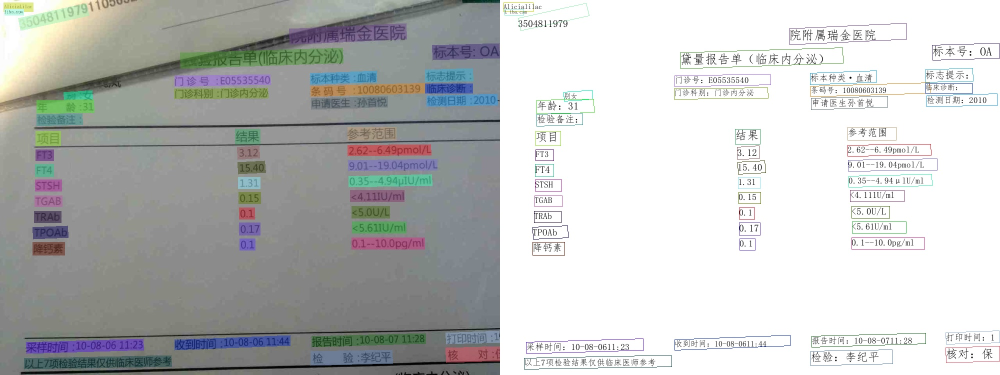
#> input picture PaddleOCR/deploy/Jetson/images/00057937.jpg, 2000 x 750 px (shown at 1/2 size)
$ python -i abinet_aug.py   (imports and definitions only)   (older library calls are emulated)
#> lines starting #> are read from the running program, lines starting #| are printed output that depends on the picture
#> further down, picture is the input picture: shape (750, 2000, 3); mean B, G, R 192.1, 193.2, 191.6
# copyright (c) 2020 PaddlePaddle Authors. All Rights Reserve.
#
# Licensed under the Apache License, Version 2.0 (the "License");
# you may not use this file except in compliance with the License.
# You may obtain a copy of the License at
#
#    http://www.apache.org/licenses/LICENSE-2.0
#
# Unless required by applicable law or agreed to in writing, software
# distributed under the License is distributed on an "AS IS" BASIS,
# WITHOUT WARRANTIES OR CONDITIONS OF ANY KIND, either express or implied.
# See the License for the specific language governing permissions and
# limitations under the License.
"""
This code is refer from:
https://github.com/FangShancheng/ABINet/blob/main/transforms.py
"""
import math
import numbers
import random

import cv2
import numpy as np
from paddle.vision.transforms import Compose, ColorJitter


def sample_asym(magnitude, size=None):
    return np.random.beta(1, 4, size) * magnitude


def sample_sym(magnitude, size=None):
    return (np.random.beta(4, 4, size=size) - 0.5) * 2 * magnitude


def sample_uniform(low, high, size=None):
    return np.random.uniform(low, high, size=size)


def get_interpolation(type='random'):
    if type == 'random':
        choice = [
            cv2.INTER_NEAREST, cv2.INTER_LINEAR, cv2.INTER_CUBIC, cv2.INTER_AREA
        ]
        interpolation = choice[random.randint(0, len(choice) - 1)]
    elif type == 'nearest':
        interpolation = cv2.INTER_NEAREST
    elif type == 'linear':
        interpolation = cv2.INTER_LINEAR
    elif type == 'cubic':
        interpolation = cv2.INTER_CUBIC
    elif type == 'area':
        interpolation = cv2.INTER_AREA
    else:
        raise TypeError(
            'Interpolation types only nearest, linear, cubic, area are supported!'
        )
    return interpolation


class CVRandomRotation(object):
    # [5 lines left out: function __init__, not called in this run]

    @staticmethod
    def get_params(degrees):
        return sample_sym(degrees)

    # [17 lines left out: function __call__, not called in this run]


class CVRandomAffine(object):
    # [138 lines left out: functions __init__, _get_inverse_affine_matrix, get_params, __call__, not called in this run]


class CVRandomPerspective(object):
    def __init__(self, distortion=0.5):
        self.distortion = distortion

    # [37 lines left out: functions get_params, __call__, not called in this run]


class CVRescale(object):
    def __init__(self, factor=4, base_size=(128, 512)):
        """ Define image scales using gaussian pyramid and rescale image to target scale.

        Args:
            factor: the decayed factor from base size, factor=4 keeps target scale by default.
            base_size: base size the build the bottom layer of pyramid
        """
        if isinstance(factor, numbers.Number):
            self.factor = round(sample_uniform(0, factor))
        elif isinstance(factor, (tuple, list)) and len(factor) == 2:
            self.factor = round(sample_uniform(factor[0], factor[1]))
        else:
            raise Exception('factor must be number or list with length 2')
        # assert factor is valid
        self.base_h, self.base_w = base_size[:2]

    def __call__(self, img):
        if self.factor == 0: return img
        src_h, src_w = img.shape[:2]
#> src_h = 750; src_w = 2000
        cur_w, cur_h = self.base_w, self.base_h
        scale_img = cv2.resize(
            img, (cur_w, cur_h), interpolation=get_interpolation())
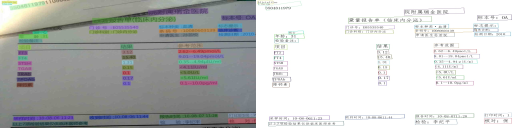
#> scale_img: shape (128, 512, 3); mean B, G, R 192.1, 193.3, 191.6
        for _ in range(self.factor):
            scale_img = cv2.pyrDown(scale_img)
#> this loop made 2 passes
#> pass 1, in __call__, `scale_img = cv2.pyrDown(scale_img)`:
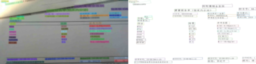
#> scale_img: shape (64, 256, 3); mean B, G, R 192.2, 193.3, 191.7
#> pass 2, in __call__, `scale_img = cv2.pyrDown(scale_img)`:
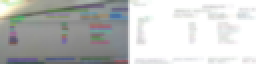
#> scale_img: shape (32, 128, 3) (shown 2 times larger); mean B, G, R 192.2, 193.5, 191.8
        scale_img = cv2.resize(
            scale_img, (src_w, src_h), interpolation=get_interpolation())
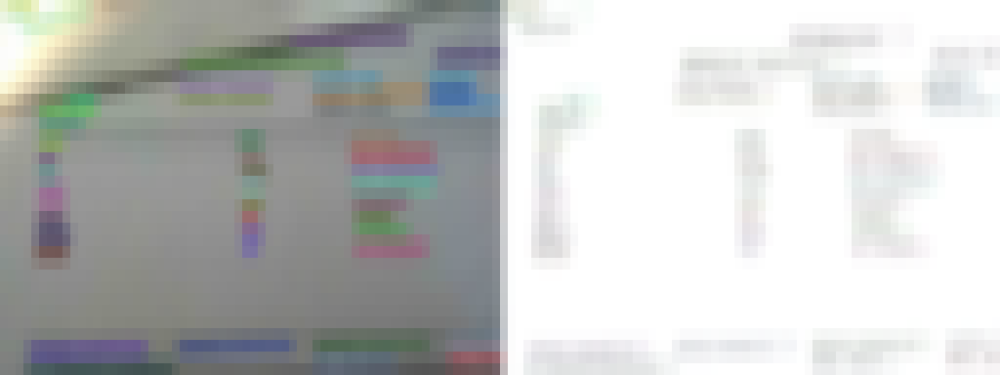
#> scale_img: shape (750, 2000, 3) (shown at 1/2 size); mean B, G, R 192.2, 193.5, 191.8
        return scale_img


class CVGaussianNoise(object):
    # [13 lines left out: functions __init__, __call__, not called in this run]


class CVMotionBlur(object):
    # [20 lines left out: functions __init__, __call__, not called in this run]


class CVGeometry(object):
    # [22 lines left out: functions __init__, __call__, not called in this run]


class CVDeterioration(object):
    # [20 lines left out: functions __init__, __call__, not called in this run]


class CVColorJitter(object):
    # [12 lines left out: function __init__, not called in this run]

    def __call__(self, img):
        if random.random() < self.p: return self.transforms(img)
        else: return img


class SVTRDeterioration(object):
    # [18 lines left out: functions __init__, __call__, not called in this run]


class SVTRGeometry(object):
    # [27 lines left out: functions __init__, __call__, not called in this run]

>>> import cv2
>>> picture = cv2.imread('../../../deploy/Jetson/images/00057937.jpg')
>>> result = CVRescale()(picture)
